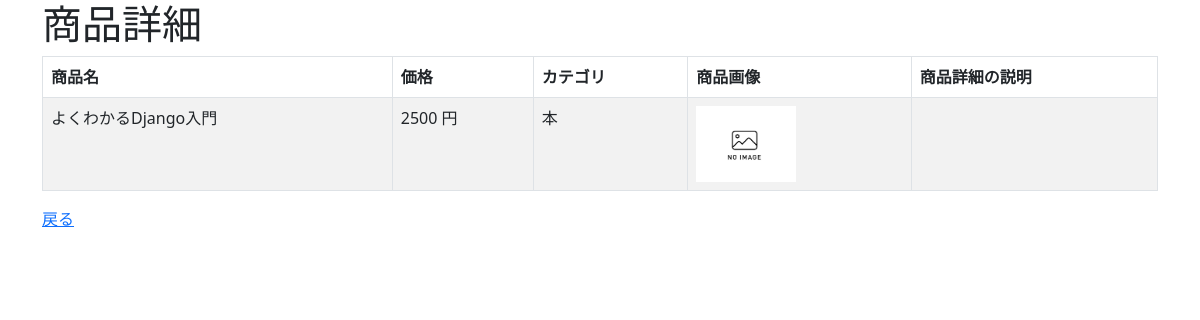
The app's page /crud/detail/1 with its own data.
### crud/models.py (models this page shows, shortened)
class Product(models.Model):
    name = models.CharField(max_length=200)
    price = models.PositiveIntegerField()
    category = models.ForeignKey(Category, on_delete=models.CASCADE)
    img = models.ImageField(blank=True, default='noImage.png')
    explanation = models.TextField(blank=True, null=True)

class Category(models.Model):
    name = models.CharField(max_length=200)
    def __str__(self):
        return self.name

### crud/views.py (the view)
# urls.py: path('crud/detail/<int:pk>', views.ProductDetailView.as_view(), name="detail"),
class ProductDetailView(DetailView):
    model = Product
    fields = '__all__'

### crud/templates/crud/product_detail.html (shortened to what this page needs)
<!DOCTYPE html>
{% extends "base.html" %}
{% block content %}
<h1>商品詳細</h1>
<table class="table table-striped table-hover table-bordered">
    <thead>
        <tr>
            <th>商品名</th>
            <th>価格</th>
            <th>カテゴリ</th>
            <th>商品画像</th>
            <th>商品詳細の説明</th>
        </tr>
    </thead>
    <tr>
        <td>{{ product.name }}</td>
        <td>{{ product.price }} 円</td>
        <td>{{ product.category }}</td>
        {% if product.img and product.img.url %}
        <td><img src="{{ product.img.url }}" style="width:100px; height:auto;"></td>
        {% else %}
        <td></td>
        {% endif %}
        <td>{{ product.explanation }}</td>
    </tr>
</table>
<a href="{% url 'list' %}">戻る</a>
{% endblock %}

### records on screen
Product: name "よくわかるDjango入門", price "2500", category "本", img (placeholder picture)
